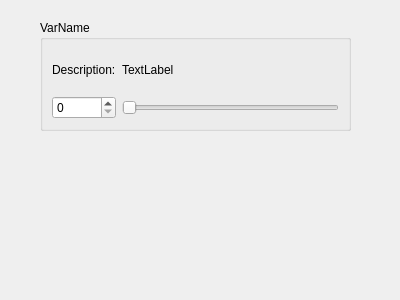
<ui version="4.0" >
 <class>Form</class>
 <widget class="QWidget" name="Form" >
  <property name="geometry" >
   <rect>
    <x>0</x>
    <y>0</y>
    <width>400</width>
    <height>300</height>
   </rect>
  </property>
  <property name="windowTitle" >
   <string>Form</string>
  </property>
  <widget class="QGroupBox" name="varBox" >
   <property name="geometry" >
    <rect>
     <x>40</x>
     <y>20</y>
     <width>311</width>
     <height>111</height>
    </rect>
   </property>
   <property name="sizePolicy" >
    <sizepolicy vsizetype="Preferred" hsizetype="Preferred" >
     <horstretch>0</horstretch>
     <verstretch>0</verstretch>
    </sizepolicy>
   </property>
   <property name="title" >
    <string>VarName</string>
   </property>
   <layout class="QGridLayout" name="gridLayout" >
    <item row="0" column="0" >
     <widget class="QLabel" name="labelDesc" >
      <property name="text" >
       <string>Description:</string>
      </property>
     </widget>
    </item>
    <item row="0" column="1" >
     <widget class="QLabel" name="desc" >
      <property name="text" >
       <string>TextLabel</string>
      </property>
     </widget>
    </item>
    <item row="1" column="1" >
     <widget class="QSlider" name="slider" >
      <property name="orientation" >
       <enum>Qt::Horizontal</enum>
      </property>
     </widget>
    </item>
    <item row="1" column="0" >
     <widget class="QSpinBox" name="spinner" />
    </item>
   </layout>
  </widget>
 </widget>
 <resources/>
 <connections/>
</ui>
